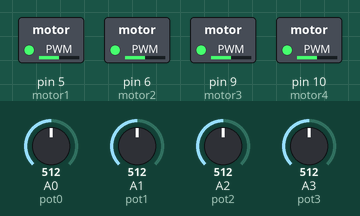
A sketch run on a simulated Arduino Uno, built with avr-gcc and run on an emulated ATmega328P. Parts: switched loads named in the sketch (green lamp = pin HIGH). Inputs (shaded band) come from the test bench; at power-on: A0 (pot0) = 512, A1 (pot1) = 512, A2 (pot2) = 512, A3 (pot3) = 512.

Above: at 1.2 s.
1.3 s: A0 (pot0) set to 716
At 2.0 s:
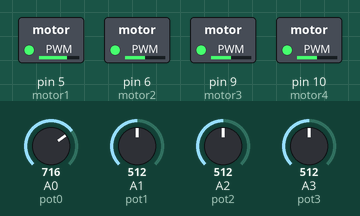
2.8 s: A1 (pot1) set to 716
At 3.2 s:
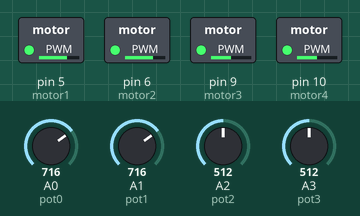
4.3 s: A2 (pot2) set to 716
At 5.5 s:
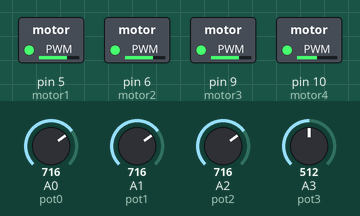
5.8 s: A3 (pot3) set to 716
At 6.7 s:
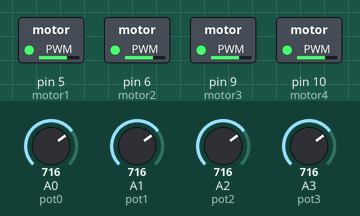
7.3 s: A0 (pot0) set to 992
At 7.8 s:
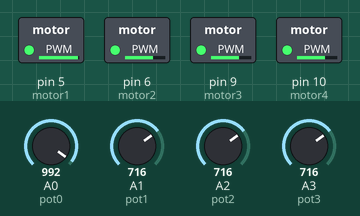
8.8 s: A1 (pot1) set to 992
At 10.1 s:
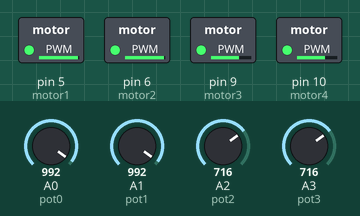
Timing chart, 0 to 11.3 s (numbered marks = the images above; inputs shaded):
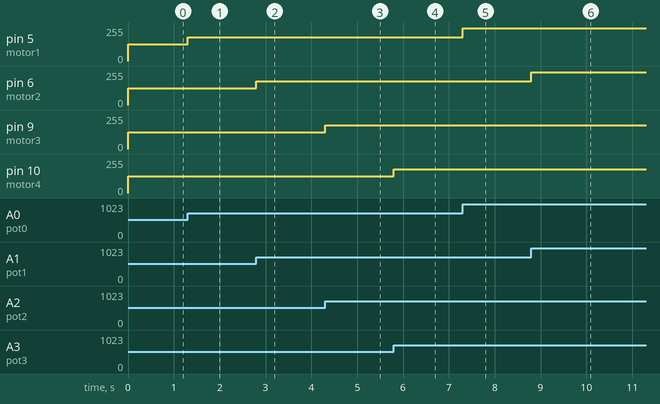

The sketch:

4_DC_motors.ino
```cpp
int motor1 = 5;
int motor2 = 6;
int motor3 = 9;
int motor4 = 10;

int pot0 = A0;
int pot1 = A1;
int pot2 = A2;
int pot3 = A3;

int potVal= 0;

int motorVal1 = 0;
int motorVal2 = 0;
int motorVal3 = 0;
int motorVal4 = 0;

void setup() {
  // put your setup code here, to run once:
  pinMode(motor1,OUTPUT);
  pinMode(motor2,OUTPUT);
  pinMode(motor3,OUTPUT);
  pinMode(motor4,OUTPUT);
  Serial.begin(9600);
}

void loop() {
  // put your main code here, to run repeatedly:
 potVal = analogRead(pot0);
 motorVal1 = map(potVal, 0, 1023, 0, 255);
 analogWrite(motor1, motorVal1);

 potVal = analogRead(pot1);
 motorVal2 = map(potVal, 0, 1023, 0, 255);
 analogWrite(motor2, motorVal2);

 potVal = analogRead(pot2);
 motorVal3 = map(potVal, 0, 1023, 0, 255);
 analogWrite(motor3, motorVal3);

 potVal = analogRead(pot3);
 motorVal4 = map(potVal, 0, 1023, 0, 255);
 analogWrite(motor4, motorVal4);
}
```

Measured:
- after the input at 1.3 s, pin 5 (motor1): 127/255 → 178/255 at once
- after the input at 2.8 s, pin 6 (motor2): 127/255 → 178/255 at once
- after the input at 4.3 s, pin 9 (motor3): 127/255 → 178/255 at once
- after the input at 5.8 s, pin 10 (motor4): 127/255 → 178/255 at once
- after the input at 7.3 s, pin 5 (motor1): 178/255 → 247/255 at once
- after the input at 8.8 s, pin 6 (motor2): 178/255 → 247/255 at once
